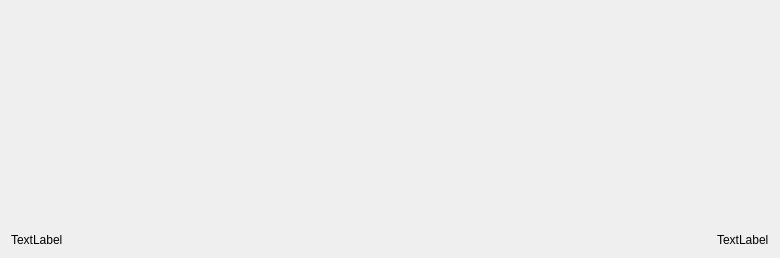
<?xml version="1.0" encoding="UTF-8"?>
<ui version="4.0">
 <class>CountryAndCity</class>
 <widget class="QWidget" name="CountryAndCity">
  <property name="geometry">
   <rect>
    <x>0</x>
    <y>0</y>
    <width>780</width>
    <height>258</height>
   </rect>
  </property>
  <property name="windowTitle">
   <string>Form</string>
  </property>
  <layout class="QGridLayout" name="gridLayout">
   <item row="0" column="0">
    <layout class="QHBoxLayout" name="hLayoutSearchToItem">
     <property name="sizeConstraint">
      <enum>QLayout::SetDefaultConstraint</enum>
     </property>
     <property name="margin">
      <number>0</number>
     </property>
    </layout>
   </item>
   <item row="2" column="0">
    <layout class="QHBoxLayout" name="hLayoutInformation">
     <item alignment="Qt::AlignLeft|Qt::AlignBottom">
      <widget class="QLabel" name="labelCurrentUser">
       <property name="frameShape">
        <enum>QFrame::NoFrame</enum>
       </property>
       <property name="text">
        <string>TextLabel</string>
       </property>
      </widget>
     </item>
     <item alignment="Qt::AlignRight|Qt::AlignBottom">
      <widget class="QLabel" name="labelViewState">
       <property name="maximumSize">
        <size>
         <width>16777215</width>
         <height>15</height>
        </size>
       </property>
       <property name="frameShape">
        <enum>QFrame::NoFrame</enum>
       </property>
       <property name="text">
        <string>TextLabel</string>
       </property>
      </widget>
     </item>
    </layout>
   </item>
   <item row="1" column="0">
    <layout class="QHBoxLayout" name="hLayoutTreeView"/>
   </item>
  </layout>
 </widget>
 <resources/>
 <connections/>
</ui>
